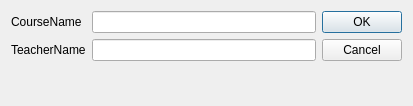
<?xml version="1.0" encoding="UTF-8"?>
<ui version="4.0">
 <class>Dialog</class>
 <widget class="QDialog" name="Dialog">
  <property name="geometry">
   <rect>
    <x>0</x>
    <y>0</y>
    <width>413</width>
    <height>106</height>
   </rect>
  </property>
  <property name="windowTitle">
   <string>Add Course</string>
  </property>
  <layout class="QHBoxLayout" name="horizontalLayout_3">
   <item>
    <layout class="QHBoxLayout" name="horizontalLayout_2">
     <item>
      <layout class="QHBoxLayout" name="horizontalLayout">
       <item>
        <layout class="QFormLayout" name="formLayout">
         <item row="0" column="0">
          <widget class="QLabel" name="courseNameLabel">
           <property name="text">
            <string>CourseName</string>
           </property>
          </widget>
         </item>
         <item row="0" column="1">
          <widget class="QLineEdit" name="courseNameLineEdit"/>
         </item>
         <item row="1" column="0">
          <widget class="QLabel" name="teacherNameLabel">
           <property name="text">
            <string>TeacherName</string>
           </property>
          </widget>
         </item>
         <item row="1" column="1">
          <widget class="QLineEdit" name="teacherNameLineEdit"/>
         </item>
        </layout>
       </item>
       <item>
        <widget class="QDialogButtonBox" name="buttonBox">
         <property name="orientation">
          <enum>Qt::Vertical</enum>
         </property>
         <property name="standardButtons">
          <set>QDialogButtonBox::Cancel|QDialogButtonBox::Ok</set>
         </property>
        </widget>
       </item>
      </layout>
     </item>
    </layout>
   </item>
  </layout>
 </widget>
 <resources/>
 <connections>
  <connection>
   <sender>buttonBox</sender>
   <signal>accepted()</signal>
   <receiver>Dialog</receiver>
   <slot>accept()</slot>
   <hints>
    <hint type="sourcelabel">
     <x>248</x>
     <y>254</y>
    </hint>
    <hint type="destinationlabel">
     <x>157</x>
     <y>274</y>
    </hint>
   </hints>
  </connection>
  <connection>
   <sender>buttonBox</sender>
   <signal>rejected()</signal>
   <receiver>Dialog</receiver>
   <slot>reject()</slot>
   <hints>
    <hint type="sourcelabel">
     <x>316</x>
     <y>260</y>
    </hint>
    <hint type="destinationlabel">
     <x>286</x>
     <y>274</y>
    </hint>
   </hints>
  </connection>
 </connections>
</ui>
